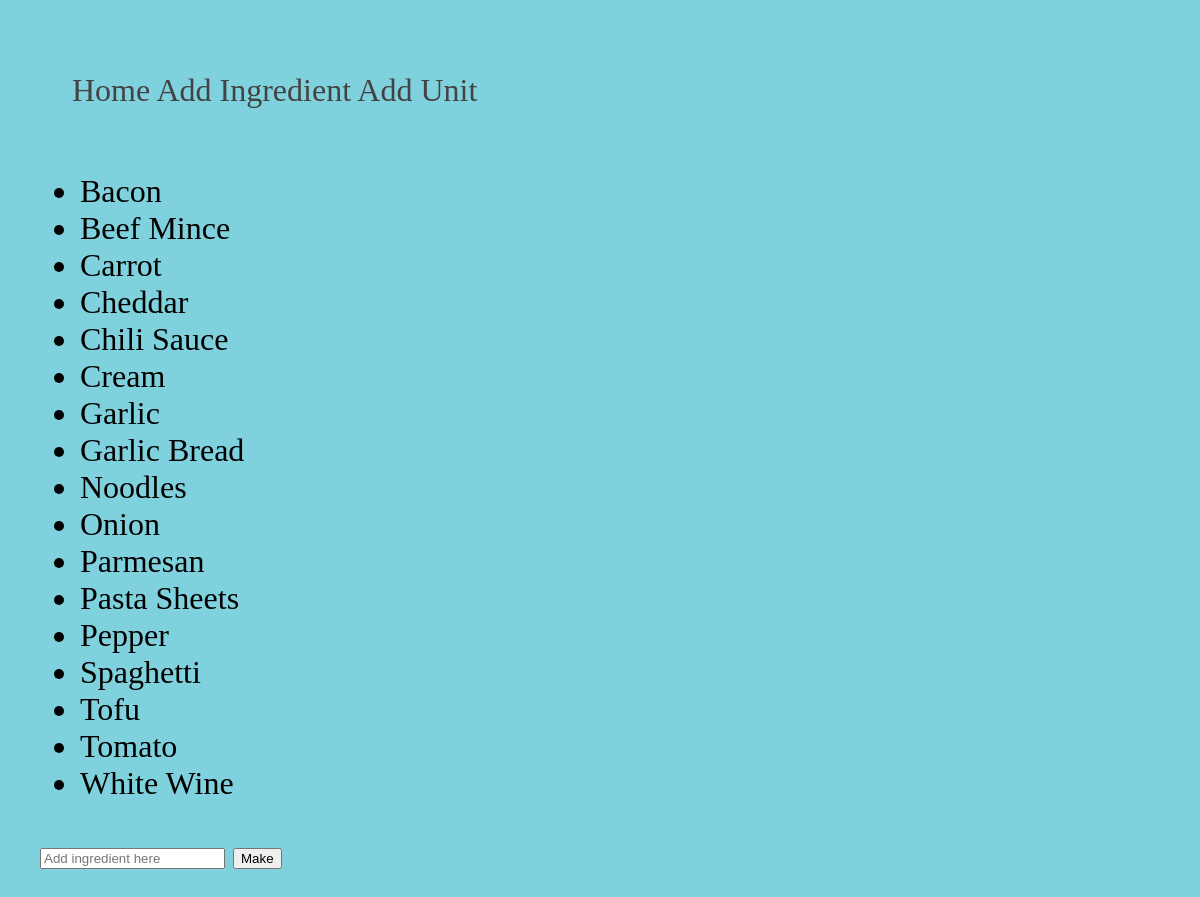
Before: /polls/ingredients/ with the older database file.
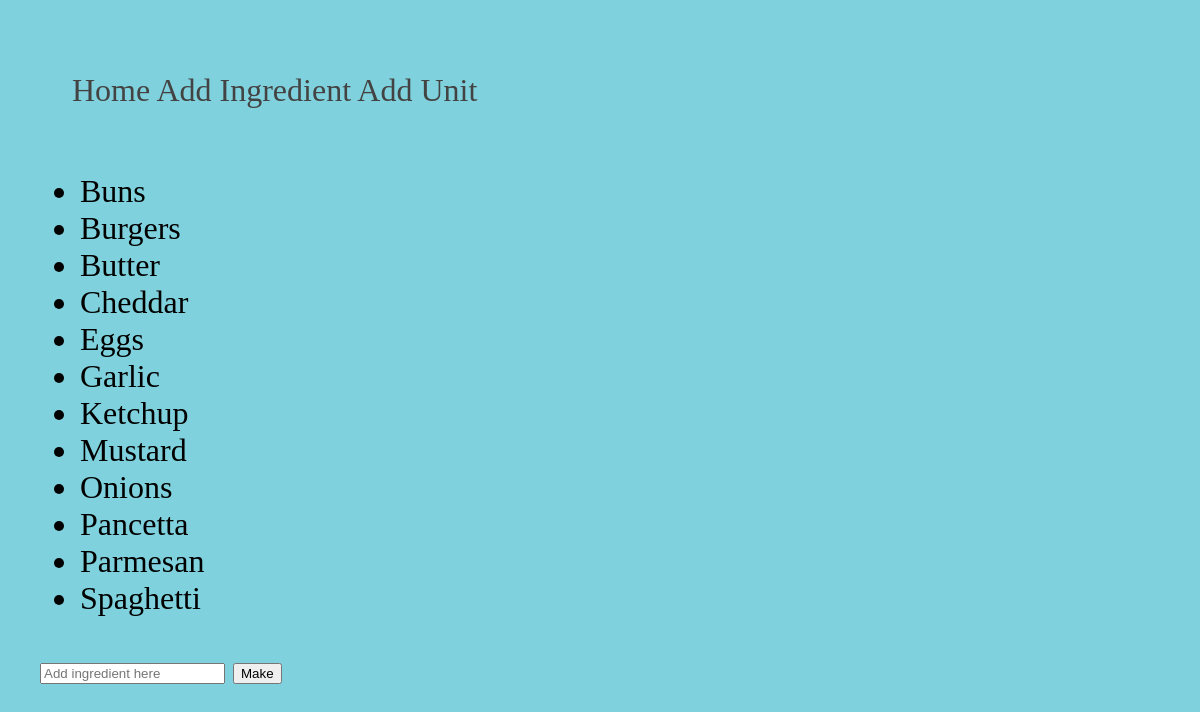
After: the same page with the newer database file.
### polls/models.py (models this page shows, shortened)
class Ingredient(models.Model):
    ingredient_name = models.CharField(max_length=50)

### polls/views.py (the view, shortened to what this page needs)
# urls.py: path('ingredients/', views.ing_view, name='ingredients'),
def ing_view(request):
    ings = Ingredient.objects.order_by('ingredient_name')
    return render(request, 'polls/ingredients.html', {'ings':ings})

### polls/templates/polls/ingredients.html (shortened to what this page needs)
{% load static %}
<head>
<link rel="stylesheet" type="text/css" href="{% static 'polls/style.css' %}">
</head>
<body>
<nav class="navbar navbar-expand-lg navbar-light bg-light">
    <div class="collapse navbar-collapse" id="navbarNavAltMarkup">
        <div class="navbar-nav">
            <a class="nav-item nav-link" href="{% url 'polls:index' %}">Home</a>
            <a class="nav-item nav-link" href="{% url 'polls:ingredients' %}">Add Ingredient</a>
            <a class="nav-item nav-link" href="{% url 'polls:units' %}">Add Unit</a>
        </div>
    </div>
</nav>
{% if ings %}
    <ul>
    {% for i in ings %}
        <li>{{ i.ingredient_name }}</li>
    {% endfor %}
    </ul>
{% else %}
    <p>You have not made any ingredients.</p>
{% endif %}
<form method = "POST" action="{% url 'polls:ingredients' %}">
    <input type="text" name ="newing" placeholder ="Add ingredient here"></input>
    <button type="submit">Make</button>
</form>
</body>

### polls/static/polls/style.css (style rules this page uses)
body { background-color:rgb(127, 210, 221); font-size: xx-large; padding: 2rem; }
a { text-decoration: none; }
div { padding: 1rem; }

Changed rows visible on the page:
removed Ingredient: ingredient_name "Bacon"
removed Ingredient: ingredient_name "Beef Mince"
removed Ingredient: ingredient_name "Carrot"
removed Ingredient: ingredient_name "Chili Sauce"
removed Ingredient: ingredient_name "Cream"
removed Ingredient: ingredient_name "Garlic Bread"
removed Ingredient: ingredient_name "Noodles"
removed Ingredient: ingredient_name "Onion"
removed Ingredient: ingredient_name "Pasta Sheets"
removed Ingredient: ingredient_name "Pepper"
removed Ingredient: ingredient_name "Tofu"
removed Ingredient: ingredient_name "Tomato"
removed Ingredient: ingredient_name "White Wine"
added Ingredient: ingredient_name "Buns"
added Ingredient: ingredient_name "Burgers"
added Ingredient: ingredient_name "Butter"
added Ingredient: ingredient_name "Eggs"
added Ingredient: ingredient_name "Ketchup"
added Ingredient: ingredient_name "Mustard"
added Ingredient: ingredient_name "Onions"
added Ingredient: ingredient_name "Pancetta"
